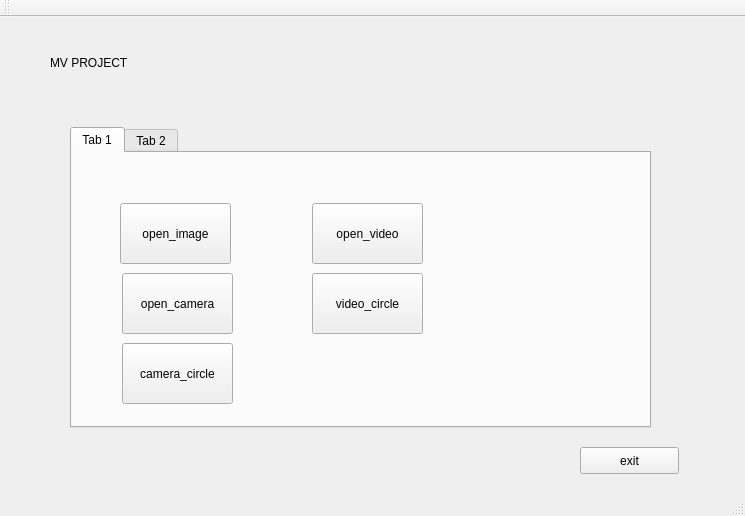
<?xml version="1.0" encoding="UTF-8"?>
<ui version="4.0">
 <class>MainWindow</class>
 <widget class="QMainWindow" name="MainWindow">
  <property name="geometry">
   <rect>
    <x>0</x>
    <y>0</y>
    <width>745</width>
    <height>516</height>
   </rect>
  </property>
  <property name="windowTitle">
   <string>MainWindow</string>
  </property>
  <widget class="QWidget" name="centralWidget">
   <widget class="QLabel" name="label">
    <property name="geometry">
     <rect>
      <x>50</x>
      <y>30</y>
      <width>141</width>
      <height>31</height>
     </rect>
    </property>
    <property name="text">
     <string>MV PROJECT</string>
    </property>
   </widget>
   <widget class="QPushButton" name="pushButton_exit">
    <property name="geometry">
     <rect>
      <x>580</x>
      <y>430</y>
      <width>99</width>
      <height>27</height>
     </rect>
    </property>
    <property name="text">
     <string>exit</string>
    </property>
   </widget>
   <widget class="QTabWidget" name="tabWidget">
    <property name="geometry">
     <rect>
      <x>70</x>
      <y>110</y>
      <width>581</width>
      <height>301</height>
     </rect>
    </property>
    <property name="currentIndex">
     <number>0</number>
    </property>
    <widget class="QWidget" name="tab">
     <attribute name="title">
      <string>Tab 1</string>
     </attribute>
     <widget class="QPushButton" name="pushButton_open">
      <property name="geometry">
       <rect>
        <x>48</x>
        <y>50</y>
        <width>111</width>
        <height>61</height>
       </rect>
      </property>
      <property name="text">
       <string>open_image</string>
      </property>
     </widget>
     <widget class="QPushButton" name="pushButton_open_video">
      <property name="geometry">
       <rect>
        <x>240</x>
        <y>50</y>
        <width>111</width>
        <height>61</height>
       </rect>
      </property>
      <property name="text">
       <string>open_video</string>
      </property>
     </widget>
     <widget class="QPushButton" name="pushButton_open_camera">
      <property name="geometry">
       <rect>
        <x>50</x>
        <y>120</y>
        <width>111</width>
        <height>61</height>
       </rect>
      </property>
      <property name="text">
       <string>open_camera</string>
      </property>
     </widget>
     <widget class="QPushButton" name="video_circle">
      <property name="geometry">
       <rect>
        <x>240</x>
        <y>120</y>
        <width>111</width>
        <height>61</height>
       </rect>
      </property>
      <property name="text">
       <string>video_circle</string>
      </property>
     </widget>
     <widget class="QPushButton" name="camera_circle">
      <property name="geometry">
       <rect>
        <x>50</x>
        <y>190</y>
        <width>111</width>
        <height>61</height>
       </rect>
      </property>
      <property name="text">
       <string>camera_circle</string>
      </property>
     </widget>
    </widget>
    <widget class="QWidget" name="tab_2">
     <attribute name="title">
      <string>Tab 2</string>
     </attribute>
    </widget>
   </widget>
  </widget>
  <widget class="QToolBar" name="mainToolBar">
   <attribute name="toolBarArea">
    <enum>TopToolBarArea</enum>
   </attribute>
   <attribute name="toolBarBreak">
    <bool>false</bool>
   </attribute>
  </widget>
  <widget class="QStatusBar" name="statusBar"/>
 </widget>
 <layoutdefault spacing="6" margin="11"/>
 <resources/>
 <connections/>
</ui>
